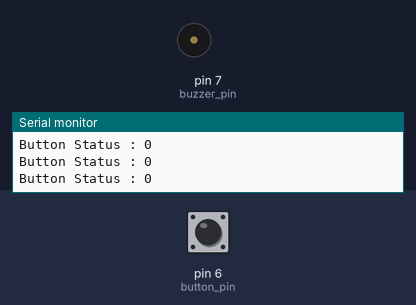
The sketch below on a simulated Arduino Uno, built with avr-gcc and run on an emulated ATmega328P. On the bench: buzzer (waves = sounding, pin HIGH), the last lines printed to the serial monitor. Inputs (shaded band) come from the test bench; at power-on: pin 6 (button_pin) LOW.

Above: at 1.2 s.
1.3 s: pin 6 (button_pin) pulled HIGH for 0.15 s
At 1.4 s:
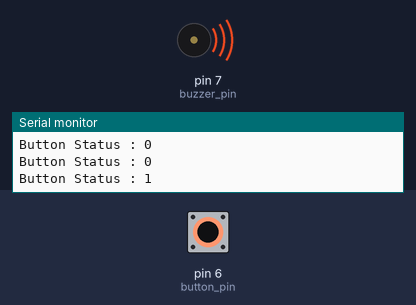
2.9 s: pin 6 (button_pin) pulled HIGH for 3.2 s
At 6.9 s:
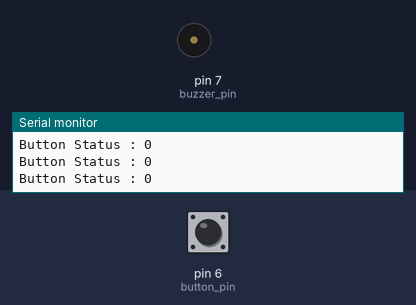
Timing chart, 0 to 8.4 s (numbered marks = the images above; inputs shaded):
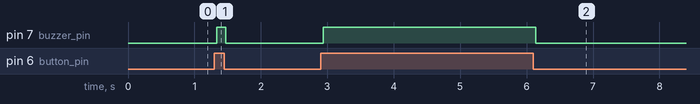

The sketch:

2_button_input.ino
```cpp
int buzzer_pin = 7;
int button_pin = 6;

void setup() {
  pinMode(buzzer_pin, OUTPUT);
  pinMode(button_pin, INPUT);
  Serial.begin(9600);
}

void loop() {

  int button_status = digitalRead(button_pin);

  Serial.print("Button Status : ");
  Serial.println(button_status);

  if(button_status==1){
    digitalWrite(buzzer_pin,HIGH);
  }else{
    digitalWrite(buzzer_pin,LOW);
  }

}
```

Measured:
- after the input at 1.3 s, pin 7 (buzzer_pin): LOW → HIGH at once, → LOW 0.14 s later
- after the input at 2.9 s, pin 7 (buzzer_pin): LOW → HIGH at once, → LOW 3.2 s later
